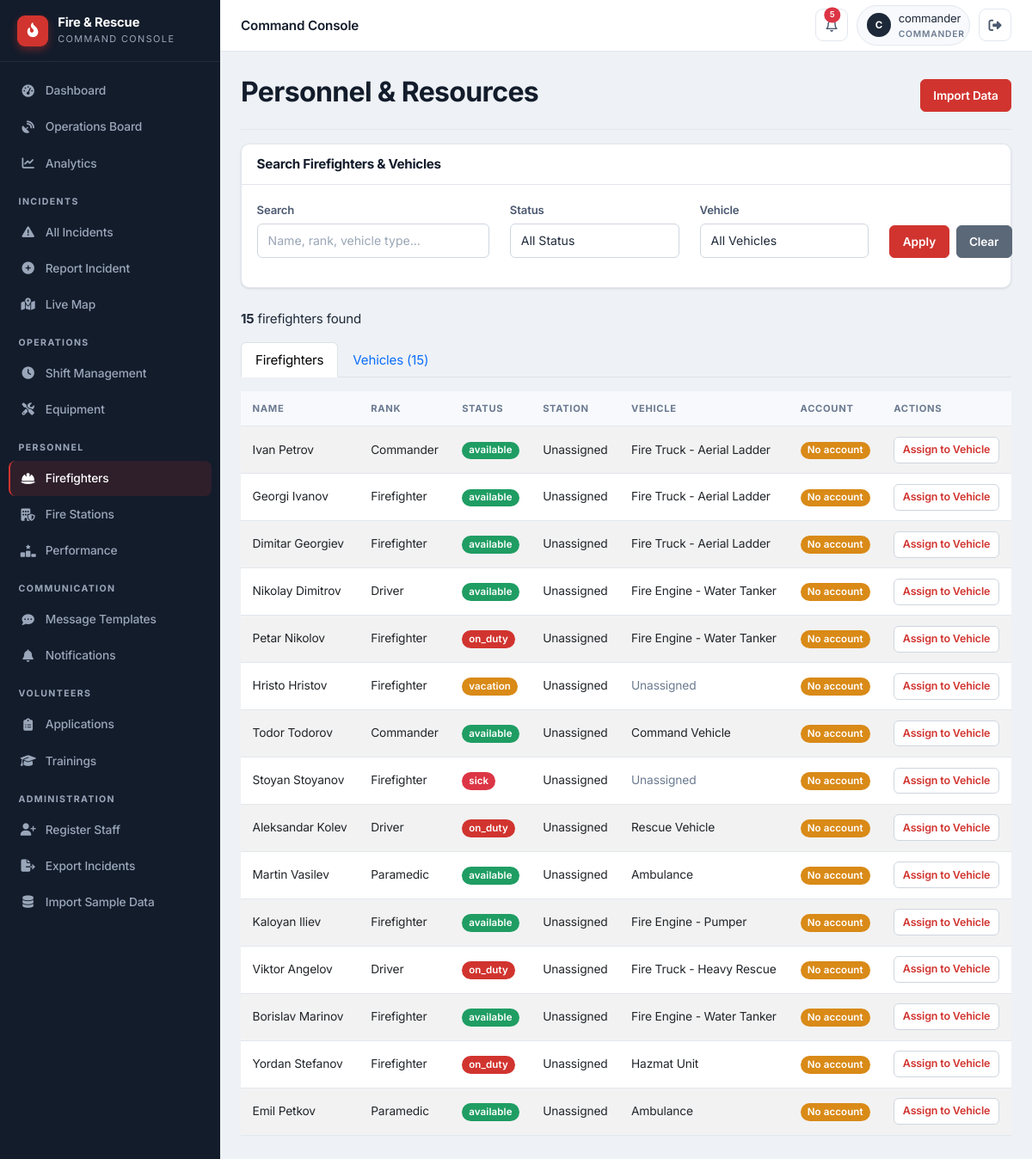
/staff/firefighters (signed in), run on the app's committed database.
### app/models/firefighter.py (models this page shows)
class Firefighter(db.Model):
    id = db.Column(db.Integer, primary_key=True)
    name = db.Column(db.String(100), nullable=False)
    rank = db.Column(db.String(50))
    status = db.Column(db.String(20), default='available')
    vehicle_id = db.Column(db.Integer, db.ForeignKey('vehicle.id'), nullable=True)
    station_id = db.Column(db.Integer, db.ForeignKey('fire_station.id'), nullable=True)
    user_id = db.Column(db.Integer, db.ForeignKey('user_model.id'), nullable=True, unique=True)
    user = db.relationship('UserModel', foreign_keys=[user_id], backref='firefighter_profile')
    employee_id = db.Column(db.String(20), unique=True, nullable=True)
    phone = db.Column(db.String(20), nullable=True)
    hire_date = db.Column(db.DateTime, nullable=True)
    last_active = db.Column(db.DateTime, nullable=True)
    current_shift_id = db.Column(db.Integer, db.ForeignKey('shift.id'), nullable=True)
    current_shift = db.relationship('Shift', foreign_keys=[current_shift_id], back_populates='firefighter')
    shifts = db.relationship('Shift', foreign_keys='Shift.firefighter_id', back_populates='firefighter')

### app/models/vehicle.py (models this page shows)
class Vehicle(db.Model):
    id = db.Column(db.Integer, primary_key=True)
    type = db.Column(db.String(50))
    location = db.Column(db.String(200))
    latitude = db.Column(db.Float, nullable=True)
    longitude = db.Column(db.Float, nullable=True)
    last_updated = db.Column(db.DateTime, default=datetime.datetime.utcnow, onupdate=datetime.datetime.utcnow)
    speed = db.Column(db.Float, nullable=True)
    heading = db.Column(db.Integer, nullable=True)
    status = db.Column(db.String(20), default='station')
    station_id = db.Column(db.Integer, db.ForeignKey('fire_station.id'), nullable=True)
    current_incident_id = db.Column(db.Integer, db.ForeignKey('incident.id'), nullable=True)
    route_polyline = db.Column(db.Text, nullable=True)      # JSON list of [lat, lng] along the road
    route_started_at = db.Column(db.DateTime, nullable=True)  # when the vehicle began driving
    route_total_seconds = db.Column(db.Float, nullable=True)  # animation duration (sped up for demo)
    route_real_seconds = db.Column(db.Float, nullable=True)   # real OSRM driving time, for ETA display
    route_distance_m = db.Column(db.Float, nullable=True)     # real route distance in meters
    route_dest_lat = db.Column(db.Float, nullable=True)
    route_dest_lng = db.Column(db.Float, nullable=True)
    current_incident = db.relationship('Incident', foreign_keys=[current_incident_id])
    firefighters = db.relationship('Firefighter', backref='assigned_vehicle', lazy=True)

### app/routes/firefighters.py (the view, shortened to what this page needs)
@firefighters_bp.route('/staff/firefighters')
@login_required
@role_required('dispatcher', 'commander')
def list_firefighters():
    search_query = request.args.get('search', '')
    status_filter = request.args.get('status', '')
    vehicle_filter = request.args.get('vehicle', '')
    ff_query = Firefighter.query
    if status_filter:
        ff_query = ff_query.filter(Firefighter.status == status_filter)
    if vehicle_filter:
        if vehicle_filter == 'unassigned':
            ff_query = ff_query.filter(Firefighter.vehicle_id.is_(None))
        else:
            ff_query = ff_query.filter(Firefighter.vehicle_id == vehicle_filter)
    all_firefighters = ff_query.all()
    v_query = Vehicle.query
    all_vehicles = v_query.all()
    all_statuses = ['available', 'on_duty', 'off_duty', 'training', 'sick', 'vacation']
    return render_template('staff/personnel/firefighters.html',
                           firefighters=all_firefighters,
                           vehicles=all_vehicles,
                           all_statuses=all_statuses,
                           search_query=search_query,
                           status_filter=status_filter,
                           vehicle_filter=vehicle_filter)

### app/utils.py (called while the page is built)
def login_required(f):
    @wraps(f)
    def decorated_function(*args, **kwargs):
        if not session.get('logged_in'):
            flash('Please login to access the staff portal.', 'warning')
            return redirect(url_for('auth.staff_login'))
        return f(*args, **kwargs)
    return decorated_function

def role_required(*roles):
    def decorator(f):
        @wraps(f)
        def decorated_function(*args, **kwargs):
            if not session.get('logged_in'):
                flash('Please login to access the staff portal.', 'warning')
                return redirect(url_for('auth.staff_login'))
            if session.get('user_role') not in roles:
                flash('Unauthorized access. This incident has been logged.', 'danger')
                return redirect(url_for('dashboard.staff_dashboard'))
            return f(*args, **kwargs)
        return decorated_function
    return decorator

### app/templates/staff/personnel/firefighters.html (shortened to what this page needs)
{% extends "staff/base.html" %}
{% block content %}
<div class="d-flex justify-content-between align-items-center"><h2>Personnel & Resources</h2><a href="{{ url_for('personnel.import_data') }}" class="btn btn-primary">Import Data</a></div>
<hr>
<div class="card mb-4"><div class="card-header bg-dark text-white"><h5 class="mb-0">Search Firefighters & Vehicles</h5></div><div class="card-body">
    <form method="GET" action="{{ url_for('personnel.list_firefighters') }}">
        <div class="row">
            <div class="col-md-4 mb-3"><label class="form-label">Search</label><input type="text" name="search" class="form-control" value="{{ search_query }}" placeholder="Name, rank, vehicle type..."></div>
            <div class="col-md-3 mb-3"><label class="form-label">Status</label><select name="status" class="form-select"><option value="">All Status</option></select></div>
            <div class="col-md-3 mb-3"><label class="form-label">Vehicle</label><select name="vehicle" class="form-select"><option value="">All Vehicles</option></select></div>
            <div class="col-md-2 mb-3 d-flex align-items-end"><button type="submit" class="btn btn-primary w-100">Apply</button><a href="{{ url_for('personnel.list_firefighters') }}" class="btn btn-secondary w-100 ms-2">Clear</a></div>
        </div>
    </form>
</div></div>
<div class="mb-3"><strong>{{ firefighters|length }}</strong> firefighters found</div>
<ul class="nav nav-tabs mb-3"><li class="nav-item"><a class="nav-link active" data-bs-toggle="tab" href="#firefighters">Firefighters</a></li><li class="nav-item"><a class="nav-link" data-bs-toggle="tab" href="#vehicles">Vehicles ({{ vehicles|length }})</a></li></ul>
<div class="tab-content">
    <div class="tab-pane fade show active" id="firefighters">
        {% if firefighters %}
        <table class="table table-striped"><thead><tr><th>Name</th><th>Rank</th><th>Status</th><th>Station</th><th>Vehicle</th><th>Account</th><th>Actions</th></tr></thead>
        <tbody>{% for f in firefighters %}<tr><td>{{ f.name }}</td><td>{{ f.rank }}</td><td><span class="badge bg-{% if f.status == 'available' %}success{% elif f.status == 'on_duty' %}primary{% elif f.status == 'vacation' %}warning{% elif f.status == 'sick' %}danger{% else %}secondary{% endif %}">{{ f.status }}</span></td><td>{{ f.station.name if f.station else 'Unassigned' }}</td><td>{% if f.assigned_vehicle %}{{ f.assigned_vehicle.type }}{% else %}<span class="text-muted">Unassigned</span>{% endif %}</td><td>{% if f.user %}<span class="badge bg-success">{{ f.user.username }}</span>{% else %}<span class="badge bg-warning">No account</span>{% endif %}</td><td><a href="{{ url_for('personnel.assign_firefighter', firefighter_id=f.id) }}" class="btn btn-sm btn-outline-primary">Assign to Vehicle</a></td></tr>{% endfor %}</tbody>
        </table>
        {% elif search_query or status_filter or vehicle_filter %}
        <p class="text-muted">No firefighters match your search.</p>
        {% endif %}
    </div>
</div>
{% endblock %}

### app/static/css/theme.css (style rules this page uses)
:root { --bg: #eef1f5; --surface: #ffffff; --surface-2: #f7f9fc; --border: #e2e7ee; --border-strong: #cfd6e0; --ink: #131c2b; --ink-2: #1d2838; --ink-3: #2a3650; --ink-soft: #3a4860; --text: #1f2a3a; --text-2: #4a5870; --muted: #6b7a90; --on-dark: #e7ecf3; --on-dark-muted: #9aa7ba; --accent: #d1342f; --accent-dark: #ab2420; --accent-soft: #fdeceb; --success: #1f9d63; --success-soft: #e6f5ed; --warning: #d98a17; --warning-soft: #fbf1de; --info: #2b6cb0; --info-soft: #e6f0f9; --danger: #d1342f; --danger-soft: #fdeceb; --r-sm: 6px; --r: 10px; --r-lg: 14px; --shadow-xs: 0 1px 2px rgba(19, 28, 43, 0.06); --shadow-sm: 0 1px 3px rgba(19, 28, 43, 0.08), 0 1px 2px rgba(19, 28, 43, 0.04); --shadow-md: 0 4px 12px rgba(19, 28, 43, 0.08); --shadow-lg: 0 12px 28px rgba(19, 28, 43, 0.12); --sidebar-w: 256px; --topbar-h: 60px; --spacing-xs: 0.25rem; --spacing-sm: 0.5rem; --spacing-md: 1rem; --spacing-lg: 1.5rem; --spacing-xl: 2rem; --border-radius: var(--r); --border-radius-sm: var(--r-sm); --border-radius-lg: var(--r-lg); --primary-color: var(--accent); --secondary-color: var(--muted); --danger-color: var(--danger); }
* { box-sizing: border-box; }
html { -webkit-text-size-adjust: 100%; }
body { font-family: 'Inter', -apple-system, BlinkMacSystemFont, 'Segoe UI', Roboto, sans-serif; color: var(--text); background: var(--bg); font-size: 0.94rem; line-height: 1.55; letter-spacing: -0.01em; -webkit-font-smoothing: antialiased; text-rendering: optimizeLegibility; }
h1, h2, h3, h4, h5, h6 { color: var(--ink); font-weight: 700; letter-spacing: -0.02em; }
a { text-decoration: none; }
.text-muted { color: var(--muted) !important; }

### app/static/css/main.css (style rules this page uses)
.card { border: 1px solid var(--border); border-radius: var(--r); box-shadow: var(--shadow-sm); background: var(--surface); margin-bottom: 1.25rem; }
.card-header { border-bottom: 1px solid var(--border); background: transparent; font-weight: 600; color: var(--ink); padding: 0.85rem 1.1rem; border-radius: var(--r) var(--r) 0 0 !important; }
.card-header h5, .card-header h4, .card-header h6 { margin: 0; font-size: 0.95rem; }
.card-body { padding: 1.1rem; }
.card-header.bg-dark, .card-header.bg-danger, .card-header.bg-primary, .card-header.bg-secondary { background: var(--surface) !important; color: var(--ink) !important; border-bottom: 1px solid var(--border) !important; }
.btn { border-radius: var(--r-sm); font-weight: 600; font-size: 0.85rem; padding: 0.5rem 0.9rem; transition: all 0.15s; border-width: 1px; }
.btn-sm { padding: 0.32rem 0.6rem; font-size: 0.78rem; }
.btn-primary, .btn-danger { background: var(--accent); border-color: var(--accent); color: #fff; }
.btn-outline-primary, .btn-outline-danger { color: var(--accent); border-color: var(--border-strong); background: var(--surface); }
.btn-secondary { background: #5b6878; border-color: #5b6878; }
.table { margin-bottom: 0; color: var(--text); font-size: 0.86rem; }
.table > thead > tr > th { background: var(--surface-2); color: var(--muted); text-transform: uppercase; font-size: 0.7rem; letter-spacing: 0.06em; font-weight: 700; border-bottom: 1px solid var(--border); padding: 0.7rem 0.85rem; }
.table > tbody > tr > td { padding: 0.72rem 0.85rem; vertical-align: middle; border-color: var(--border); }
.form-label { font-weight: 600; font-size: 0.82rem; color: var(--text-2); margin-bottom: 0.3rem; }
.form-control, .form-select { border-radius: var(--r-sm); border: 1px solid var(--border-strong); padding: 0.55rem 0.75rem; font-size: 0.88rem; color: var(--text); background: var(--surface); }
.form-control::placeholder { color: #9aa6b6; }
.badge { font-weight: 600; padding: 0.4em 0.7em; border-radius: 999px; font-size: 0.72rem; letter-spacing: 0.01em; }
.badge.bg-primary { background: var(--accent) !important; }
.badge.bg-success { background: var(--success) !important; }
.badge.bg-warning { background: var(--warning) !important; color: #fff !important; }
hr { border-color: var(--border); opacity: 1; }

### data on the page
Firefighter: name "Ivan Petrov", rank "Commander", status "available", station "Unassigned", assigned_vehicle.type "Fire Truck - Aerial Ladder"
Firefighter: name "Georgi Ivanov", rank "Firefighter", status "available", station "Unassigned", assigned_vehicle.type "Fire Truck - Aerial Ladder"
Firefighter: name "Dimitar Georgiev", rank "Firefighter", status "available", station "Unassigned", assigned_vehicle.type "Fire Truck - Aerial Ladder"
Firefighter: name "Nikolay Dimitrov", rank "Driver", status "available", station "Unassigned", assigned_vehicle.type "Fire Engine - Water Tanker"
Firefighter: name "Petar Nikolov", rank "Firefighter", status "on_duty", station "Unassigned", assigned_vehicle.type "Fire Engine - Water Tanker"
Firefighter: name "Hristo Hristov", rank "Firefighter", status "vacation", station "Unassigned"
Firefighter: name "Todor Todorov", rank "Commander", status "available", station "Unassigned", assigned_vehicle.type "Command Vehicle"
Firefighter: name "Stoyan Stoyanov", rank "Firefighter", status "sick", station "Unassigned"
Firefighter: name "Aleksandar Kolev", rank "Driver", status "on_duty", station "Unassigned", assigned_vehicle.type "Rescue Vehicle"
Firefighter: name "Martin Vasilev", rank "Paramedic", status "available", station "Unassigned", assigned_vehicle.type "Ambulance"
Firefighter: name "Kaloyan Iliev", rank "Firefighter", status "available", station "Unassigned", assigned_vehicle.type "Fire Engine - Pumper"
Firefighter: name "Viktor Angelov", rank "Driver", status "on_duty", station "Unassigned", assigned_vehicle.type "Fire Truck - Heavy Rescue"
Firefighter: name "Borislav Marinov", rank "Firefighter", status "available", station "Unassigned", assigned_vehicle.type "Fire Engine - Water Tanker"
Firefighter: name "Yordan Stefanov", rank "Firefighter", status "on_duty", station "Unassigned", assigned_vehicle.type "Hazmat Unit"
Firefighter: name "Emil Petkov", rank "Paramedic", status "available", station "Unassigned", assigned_vehicle.type "Ambulance"

### other printed values
{{ (session.user_name or '?')[0]|upper }} "C"
{{ session.user_name }} "commander"
{{ session.user_role }} "COMMANDER"
{{ firefighters|length }} "15"
{{ vehicles|length }} "15"
